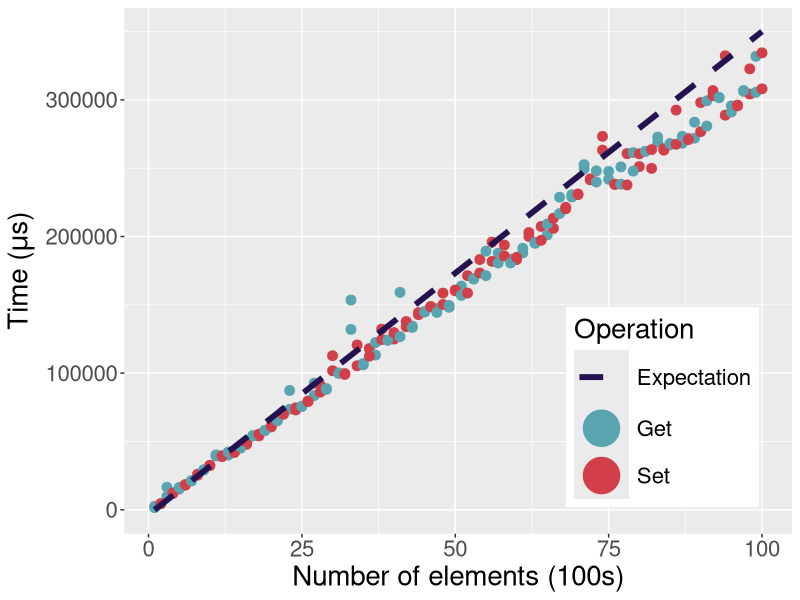
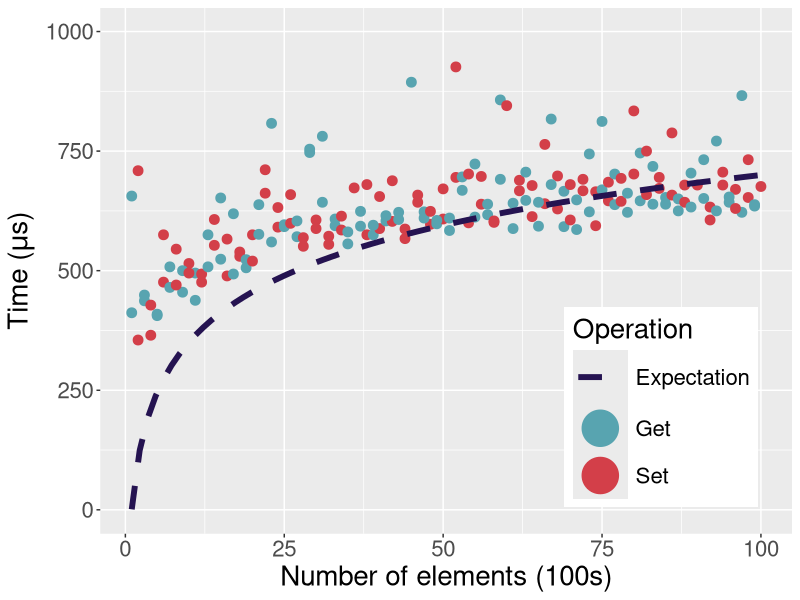
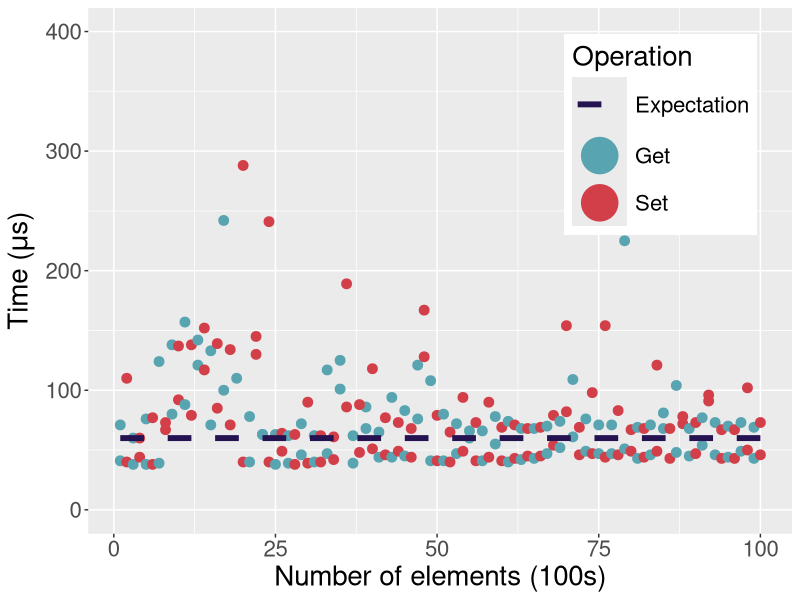

The R source for these figures, in order:
library(ggplot2)

options(scipen = 999)

linear <- read.csv("data/linear.csv")
binary <- read.csv("data/binary.csv")
hash <- read.csv("data/hash.csv")

draw_graph <- function(data_set, y_limit, samp_data, exp_formula, draw_top_graph = FALSE) {
  return(
    ggplot(
      data.frame(x = rep(data_set$cycle, 2), y = c(data_set$get, data_set$set), op = rep(c("Get", "Set"), length(data_set$cycle))),
      mapping = aes(x, y, col = op)
    ) +
      geom_point(
        size = 3
      ) +
      coord_cartesian(ylim = y_limit) +
      labs(
        y = expression(paste("Time (", mu, "s)")),
        x = "Number of elements (100s)",
        col = "Operation"
      ) +
      # stat_smooth(
      #   method = "lm",
      #   formula = y ~ log(x),
      #   color = "green",
      #   size = 2,
      #   se = FALSE
      # ) +
      stat_smooth(
        data = samp_data,
        mapping = aes(x, y, col = name),
        method = "lm",
        formula = exp_formula,
        # color = "blue",
        linetype = "dashed",
        size = 2,
        se = FALSE
      ) +
      scale_color_manual(
        values = c("#251351", "#58A4B0", "#D33F49")
      ) +
      guides(color = guide_legend(override.aes = list(size = 12))) +
      theme(
        legend.position = if (draw_top_graph) c(.95, .95) else c(.95, 0.05),
        legend.justification = if (draw_top_graph) c("right", "top") else c("right", "bottom"),
        legend.box.just = "right",
        legend.margin = margin(6, 6, 6, 6),
        text = element_text(size = 20)
      )
  )
}

ggsave(
  "outputs/linear.png",
  plot = draw_graph(
    linear,
    c(1, 350000),
    data.frame(x = c(1, 100), y = c(1, 350000), name = c("Expectation")),
    y ~ x
  )
)

ggsave(
  "outputs/binary.png",
  plot = draw_graph(
    binary,
    c(0, 1000),
    data.frame(x = c(1, 100), y = c(1, 700), name = c("Expectation")),
    y ~ log(x)
  )
)

ggsave(
  "outputs/hash.png",
  plot = draw_graph(
    hash,
    c(0, 400),
    data.frame(x = c(1, 100), y = c(60, 60), name = c("Expectation")),
    y ~ x,
    TRUE
  )
)
